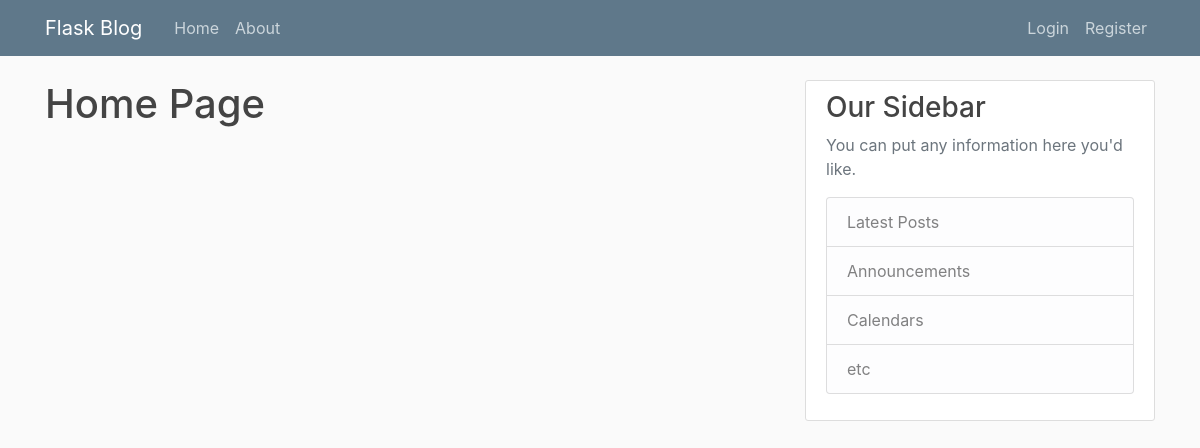
Page /home on the earlier database version.
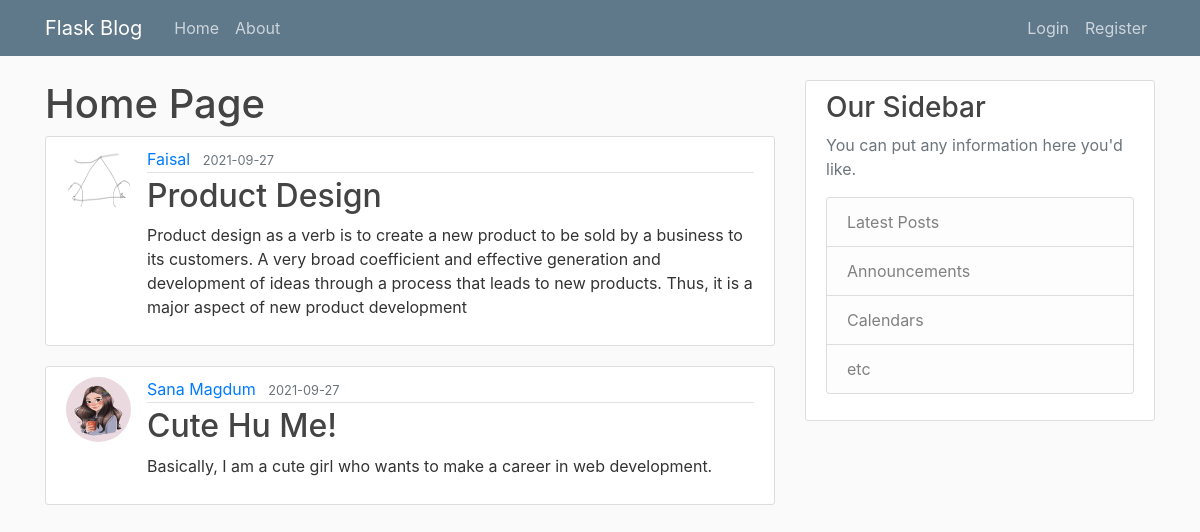
Same page on the later database version.
### FMagdum/models.py (models this page shows, shortened)
class Post(db.Model):
    id = db.Column(db.Integer, primary_key=True)
    title = db.Column(db.String(100),nullable=False)
    date_posted = db.Column(db.DateTime, nullable=False, default=datetime.utcnow)
    content = db.Column(db.Text, nullable=False)
    user_id = db.Column(db.Integer, db.ForeignKey('user.id'), nullable=False)

class User(db.Model, UserMixin):
    id = db.Column(db.Integer, primary_key=True)
    username = db.Column(db.String(20), unique=True, nullable=False)
    email = db.Column(db.String(120), unique=True, nullable=False)
    image_file = db.Column(db.String(20), nullable=False, default='default.jpg')
    password = db.Column(db.String(60), nullable=False)
    posts = db.relationship('Post', backref='author', lazy=True)

### FMagdum/routes.py (the view)
@app.route("/")
@app.route("/home")
def home():
    posts = Post.query.all()
    return render_template('home.html', posts=posts)

### FMagdum/templates/home.html
{%extends "layout.html"%}
{%block content%}
    <h1>
        Home Page
    </h1>
    {% for post in posts %}
        <article class="media content-section">
            <img class="rounded-circle article-img" src="{{url_for('static', filename='profile_pics/' + post.author.image_file)}}">
            <div class="media-body">
            <div class="article-metadata">
                <a class="mr-2" href="#">{{ post.author.username }}</a>
                <small class="text-muted">{{ post.date_posted.strftime('%Y-%m-%d') }}</small>
            </div>
            <h2><a class="article-title" href="{{url_for('post', post_id=post.id)}}">{{ post.title }}</a></h2>
            <p class="article-content">{{ post.content }}</p>
            </div>
        </article>
    {%endfor%}
{%endblock content%}

### FMagdum/templates/layout.html (shortened to what this page needs)
<!DOCTYPE html>
<html lang="en">
<head>
    <link rel="stylesheet" href="https://maxcdn.bootstrapcdn.com/bootstrap/4.0.0/css/bootstrap.min.css">
    <link rel="stylesheet" type="text/css" href="{{ url_for('static', filename='main.css') }}">
</head>
<body>
    <header class="site-header">
        <nav class="navbar navbar-expand-md navbar-dark bg-steel fixed-top">
          <div class="container">
            <a class="navbar-brand mr-4" href="/">Flask Blog</a>
            <div class="collapse navbar-collapse" id="navbarToggle">
              <div class="navbar-nav mr-auto">
                <a class="nav-item nav-link" href="{{url_for('home')}}">Home</a>
                <a class="nav-item nav-link" href="{{url_for('about')}}">About</a>
              </div>
              <div class="navbar-nav ml-auto">
                {% if current_user.is_authenticated %}
                <a class="nav-item nav-link" href="{{url_for('new_post')}}">New Post</a>
                <a class="nav-item nav-link" href="{{url_for('account')}}">{{ current_user.username }}</a>
                <a class="nav-item nav-link" href="{{url_for('logout')}}">Logout</a>
                {% else %}
                <a class="nav-item nav-link" href="{{url_for('login')}}">Login</a>
                <a class="nav-item nav-link" href="{{url_for('register')}}">Register</a>
                {% endif %}
              </div>
            </div>
          </div>
        </nav>
    </header>
    <main role="main" class="container">
        <div class="row">
          <div class="col-md-8">
            {% block content %}{% endblock %}
          </div>
          <div class="col-md-4">
            <div class="content-section">
              <h3>Our Sidebar</h3>
              <p class='text-muted'>You can put any information here you'd like.
                <ul class="list-group">
                  <li class="list-group-item list-group-item-light">Latest Posts</li>
                  <li class="list-group-item list-group-item-light">Announcements</li>
                  <li class="list-group-item list-group-item-light">Calendars</li>
                  <li class="list-group-item list-group-item-light">etc</li>
                </ul>
              </p>
            </div>
          </div>
        </div>
      </main>
</body>
</html>

### FMagdum/static/main.css (style rules this page uses)
body { background: #fafafa; color: #333333; margin-top: 5rem; }
h1, h2, h3, h4, h5, h6 { color: #444444; }
.bg-steel { background-color: #5f788a; }
.site-header .navbar-nav .nav-link { color: #cbd5db; }
.content-section { background: #ffffff; padding: 10px 20px; border: 1px solid #dddddd; border-radius: 3px; margin-bottom: 20px; }
.article-title { color: #444444; }
.article-content { white-space: pre-line; }
.article-img { height: 65px; width: 65px; margin-right: 16px; }
.article-metadata { padding-bottom: 1px; margin-bottom: 4px; border-bottom: 1px solid #e3e3e3 }

Differences in the rows shown:
added Post: image_file (picture), author.username "Faisal", date_posted "2021-09-27", title "Product Design", content "Product design as a verb is to create a new product to be sold by a business to its customers. A very broad coefficient and effective generation and development of ideas through a process that leads to new products. Thus, it is a major aspect of new product development"
added Post: image_file (picture), author.username "Sana Magdum", date_posted "2021-09-27", title "Cute Hu Me!", content "Basically, I am a cute girl who wants to make a career in web development."
